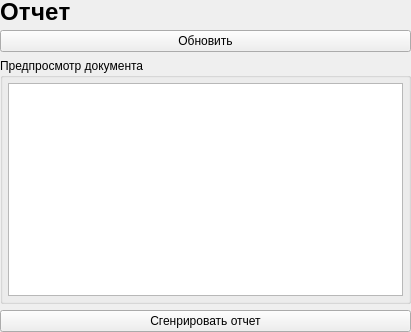
<?xml version="1.0" encoding="UTF-8"?>
<ui version="4.0">
 <class>FormReport</class>
 <widget class="QWidget" name="FormReport">
  <property name="geometry">
   <rect>
    <x>0</x>
    <y>0</y>
    <width>411</width>
    <height>332</height>
   </rect>
  </property>
  <property name="windowTitle">
   <string>Form</string>
  </property>
  <layout class="QVBoxLayout" name="verticalLayout_2">
   <property name="leftMargin">
    <number>0</number>
   </property>
   <property name="topMargin">
    <number>0</number>
   </property>
   <property name="rightMargin">
    <number>0</number>
   </property>
   <property name="bottomMargin">
    <number>0</number>
   </property>
   <item>
    <widget class="QLabel" name="label">
     <property name="maximumSize">
      <size>
       <width>16777215</width>
       <height>24</height>
      </size>
     </property>
     <property name="styleSheet">
      <string notr="true">font-style: normal;
font-weight: 700;
font-size: 24px;
line-height: 30px;
letter-spacing: 0.3px;

/* grayscale / black */</string>
     </property>
     <property name="text">
      <string>Отчет</string>
     </property>
    </widget>
   </item>
   <item>
    <widget class="QPushButton" name="pushButton_2">
     <property name="text">
      <string>Обновить</string>
     </property>
    </widget>
   </item>
   <item>
    <widget class="QGroupBox" name="groupBox">
     <property name="title">
      <string>Предпросмотр документа</string>
     </property>
     <layout class="QVBoxLayout" name="verticalLayout">
      <property name="leftMargin">
       <number>5</number>
      </property>
      <property name="topMargin">
       <number>5</number>
      </property>
      <property name="rightMargin">
       <number>5</number>
      </property>
      <property name="bottomMargin">
       <number>5</number>
      </property>
      <item>
       <widget class="QScrollArea" name="scrollArea">
        <property name="widgetResizable">
         <bool>true</bool>
        </property>
        <widget class="QWidget" name="scrollAreaWidgetContents">
         <property name="geometry">
          <rect>
           <x>0</x>
           <y>0</y>
           <width>397</width>
           <height>195</height>
          </rect>
         </property>
         <layout class="QVBoxLayout" name="verticalLayout_3">
          <property name="spacing">
           <number>0</number>
          </property>
          <property name="leftMargin">
           <number>0</number>
          </property>
          <property name="topMargin">
           <number>0</number>
          </property>
          <property name="rightMargin">
           <number>0</number>
          </property>
          <property name="bottomMargin">
           <number>0</number>
          </property>
          <item>
           <widget class="QLabel" name="html">
            <property name="layoutDirection">
             <enum>Qt::LeftToRight</enum>
            </property>
            <property name="styleSheet">
             <string notr="true">background: white;</string>
            </property>
            <property name="text">
             <string/>
            </property>
            <property name="textFormat">
             <enum>Qt::RichText</enum>
            </property>
            <property name="alignment">
             <set>Qt::AlignLeading|Qt::AlignLeft|Qt::AlignTop</set>
            </property>
           </widget>
          </item>
         </layout>
        </widget>
       </widget>
      </item>
     </layout>
    </widget>
   </item>
   <item>
    <widget class="QPushButton" name="pushButton">
     <property name="text">
      <string>Сгенрировать отчет</string>
     </property>
    </widget>
   </item>
  </layout>
 </widget>
 <resources/>
 <connections/>
</ui>
